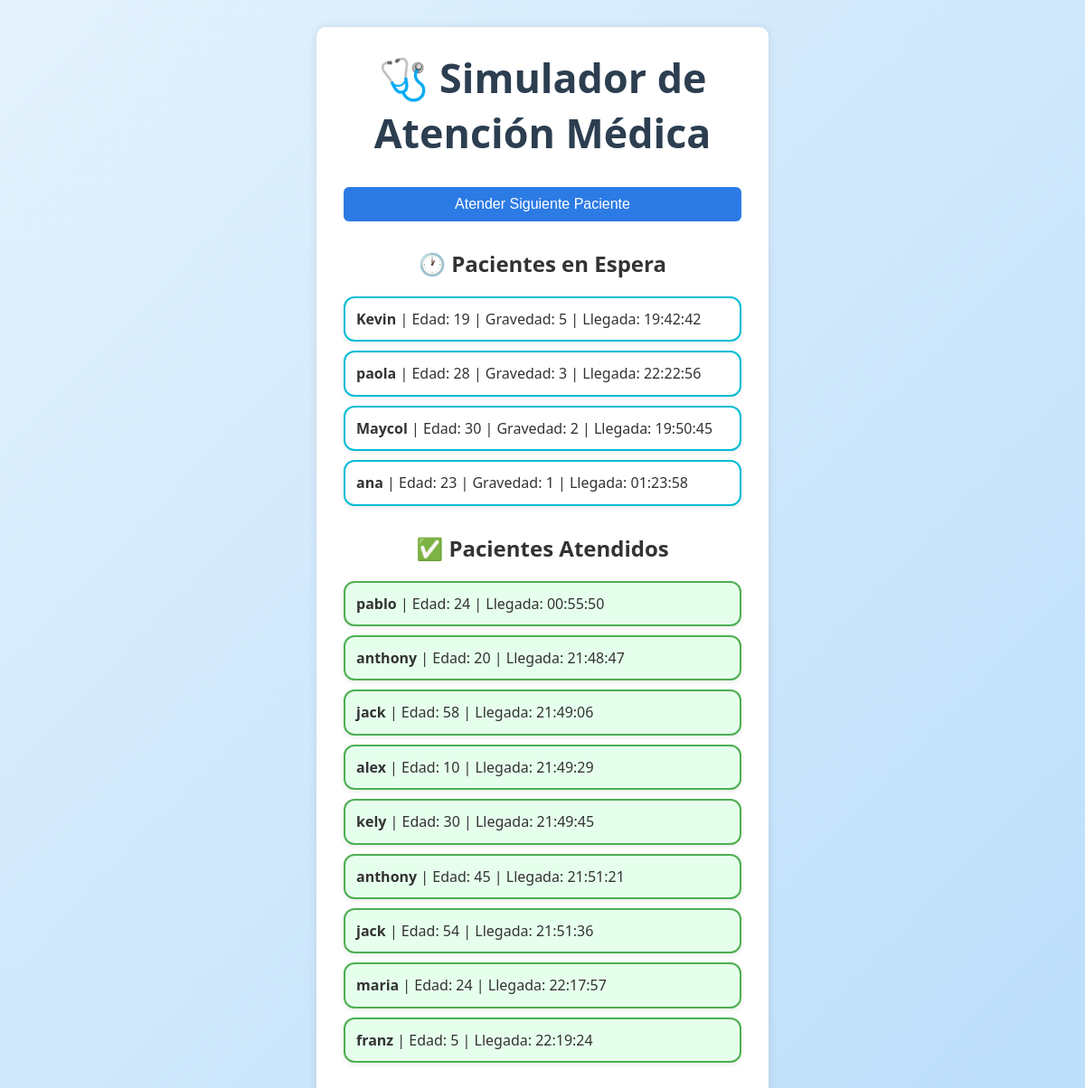
Screenshot of /simulador with the database file from the repository.
### tables this page shows
CREATE TABLE pacientes (
                id INTEGER PRIMARY KEY AUTOINCREMENT,
                nombre TEXT NOT NULL,
                edad INTEGER,
                gravedad INTEGER,
                sintomas TEXT,
                hospital_asignado TEXT,
                hora_llegada TEXT,
                atendido INTEGER DEFAULT 0
            );

### app.py (the view)
@app.route("/simulador")
def simulador():
    pacientes_espera = obtener_pacientes_no_atendidos()
    pacientes_atendidos = obtener_pacientes_atendidos()
    return render_template("simulador.html",
                           pacientes_espera=pacientes_espera,
                           pacientes_atendidos=pacientes_atendidos)

### logic/db.py (called while the page is built)
def conectar():
    return sqlite3.connect(DB_PATH)

def obtener_pacientes_no_atendidos():
    with conectar() as conn:
        cursor = conn.cursor()
        cursor.execute("""
            SELECT * FROM pacientes
            WHERE atendido = 0
            ORDER BY gravedad DESC, hora_llegada ASC;
        """)
        pacientes = cursor.fetchall()
        return [crear_dict(cursor, row) for row in pacientes]

def obtener_pacientes_atendidos():
    with conectar() as conn:
        cursor = conn.cursor()
        cursor.execute("""
            SELECT * FROM pacientes
            WHERE atendido = 1
            ORDER BY hora_llegada ASC;
        """)
        pacientes = cursor.fetchall()
        return [crear_dict(cursor, row) for row in pacientes]

def crear_dict(cursor, row):
    col_names = [col[0] for col in cursor.description]
    return dict(zip(col_names, row))

### templates/simulador.html (shortened to what this page needs)
<!DOCTYPE html>
<html lang="es">
<head>
    <link rel="stylesheet" href="{{ url_for('static', filename='styles.css') }}">
</head>
<body>
    <div class="container">
        <h1>🩺 Simulador de Atención Médica</h1>
        <form action="{{ url_for('atender_simulador') }}" method="post">
            <button type="submit" class="btn">Atender Siguiente Paciente</button>
        </form>
        <h2>🕐 Pacientes en Espera</h2>
        {% if pacientes_espera %}
            <ul class="lista-pacientes">
                {% for p in pacientes_espera %}
                    <li>
                        <strong>{{ p.nombre }}</strong> | Edad: {{ p.edad }} | Gravedad: {{ p.gravedad }} | Llegada: {{ p.hora_llegada }}
                    </li>
                {% endfor %}
            </ul>
        {% else %}
            <p>No hay pacientes en espera.</p>
        {% endif %}
        <h2>✅ Pacientes Atendidos</h2>
        {% if pacientes_atendidos %}
            <ul class="lista-pacientes atendidos">
                {% for p in pacientes_atendidos %}
                    <li>
                        <strong>{{ p.nombre }}</strong> | Edad: {{ p.edad }} | Llegada: {{ p.hora_llegada }}
                    </li>
                {% endfor %}
            </ul>
        {% else %}
            <p>No se han atendido pacientes todavía.</p>
        {% endif %}
    </div>
</body>
</html>

### Static/styles.css (style rules this page uses)
* { margin: 0; padding: 0; box-sizing: border-box; }
body { font-family: 'Segoe UI', Tahoma, Geneva, Verdana, sans-serif; background: linear-gradient(to bottom right, #e3f2fd, #bbdefb); color: #333; display: flex; flex-direction: column; align-items: center; min-height: 100vh; padding: 40px 20px; }
h1 { font-size: 2.8rem; color: #0d47a1; margin-bottom: 40px; text-align: center; }
h2 { font-size: 1.5rem; color: #1565c0; margin: 30px 0 15px; text-align: center; }
ul { list-style: none; padding: 0; margin-bottom: 20px; }
li { margin: 10px 0; }
.container { width: 100%; max-width: 700px; background-color: #ffffffee; padding: 30px; border-radius: 16px; box-shadow: 0 0 20px rgba(0, 0, 0, 0.1); }
body { font-family: Arial, sans-serif; background-color: #f2f7fc; margin: 0; padding: 20px; }
.container { max-width: 500px; margin: 0 auto; background: #ffffff; padding: 25px 30px; border-radius: 10px; box-shadow: 0 0 10px rgba(0,0,0,0.1); }
h2 { text-align: center; margin-bottom: 20px; color: #333; }
button[type="submit"] { width: 100%; padding: 10px; background-color: #2c7be5; color: white; border: none; border-radius: 6px; cursor: pointer; font-size: 16px; }
body { font-family: 'Segoe UI', Tahoma, Geneva, Verdana, sans-serif; background-color: #f0f4f8; margin: 0; padding: 30px; }
h1 { text-align: center; color: #2c3e50; margin-bottom: 30px; }
.lista-pacientes { list-style: none; padding: 0; margin-top: 10px; }
.lista-pacientes li { background-color: #ffffff; border: 2px solid #00bcd4; border-radius: 12px; padding: 12px; margin-bottom: 10px; box-shadow: 0 2px 6px rgba(0,0,0,0.08); font-size: 16px; line-height: 1.4; transition: transform 0.2s ease; }
.lista-pacientes.atendidos li { background-color: #e6ffed; border: 2px solid #4caf50; }

### rows the page displays
pacientes: nombre "Kevin", edad "19", gravedad "5", hora_llegada "19:42:42"
pacientes: nombre "paola", edad "28", gravedad "3", hora_llegada "22:22:56"
pacientes: nombre "Maycol", edad "30", gravedad "2", hora_llegada "19:50:45"
pacientes: nombre "ana", edad "23", gravedad "1", hora_llegada "01:23:58"
pacientes: nombre "pablo", edad "24", hora_llegada "00:55:50"
pacientes: nombre "anthony", edad "20", hora_llegada "21:48:47"
pacientes: nombre "jack", edad "58", hora_llegada "21:49:06"
pacientes: nombre "alex", edad "10", hora_llegada "21:49:29"
pacientes: nombre "kely", edad "30", hora_llegada "21:49:45"
pacientes: nombre "anthony", edad "45", hora_llegada "21:51:21"
pacientes: nombre "jack", edad "54", hora_llegada "21:51:36"
pacientes: nombre "maria", edad "24", hora_llegada "22:17:57"
pacientes: nombre "franz", edad "5", hora_llegada "22:19:24"
